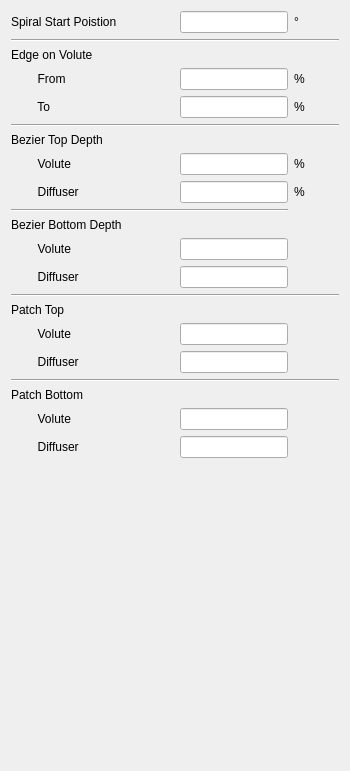
     <widget class="QWidget" name="page_cutwater">
      <property name="geometry">
       <rect>
        <x>0</x>
        <y>0</y>
        <width>350</width>
        <height>771</height>
       </rect>
      </property>
      <attribute name="label">
       <string>Cut-Water</string>
      </attribute>
      <layout class="QGridLayout" name="gridLayout_8">
       <item row="29" column="2">
        <widget class="QLineEdit" name="lineEdit_cutwater_patch_bottom_volute">
         <property name="sizePolicy">
          <sizepolicy hsizetype="Minimum" vsizetype="Fixed">
           <horstretch>0</horstretch>
           <verstretch>0</verstretch>
          </sizepolicy>
         </property>
        </widget>
       </item>
       <item row="3" column="2">
        <widget class="QLineEdit" name="lineEdit_cutwater_edge_volute_t_from">
         <property name="sizePolicy">
          <sizepolicy hsizetype="Minimum" vsizetype="Fixed">
           <horstretch>0</horstretch>
           <verstretch>0</verstretch>
          </sizepolicy>
         </property>
        </widget>
       </item>
       <item row="30" column="2">
        <widget class="QLineEdit" name="lineEdit_cutwater_patch_bottom_diffuser">
         <property name="sizePolicy">
          <sizepolicy hsizetype="Minimum" vsizetype="Fixed">
           <horstretch>0</horstretch>
           <verstretch>0</verstretch>
          </sizepolicy>
         </property>
        </widget>
       </item>
       <item row="31" column="0">
        <spacer name="verticalSpacer_3">
         <property name="orientation">
          <enum>Qt::Vertical</enum>
         </property>
         <property name="sizeHint" stdset="0">
          <size>
           <width>20</width>
           <height>40</height>
          </size>
         </property>
        </spacer>
       </item>
       <item row="0" column="3">
        <widget class="QLabel" name="label_77">
         <property name="text">
          <string>°</string>
         </property>
        </widget>
       </item>
       <item row="4" column="3">
        <widget class="QLabel" name="label_90">
         <property name="text">
          <string>%</string>
         </property>
        </widget>
       </item>
       <item row="7" column="0" colspan="4">
        <widget class="Line" name="line_7">
         <property name="orientation">
          <enum>Qt::Horizontal</enum>
         </property>
        </widget>
       </item>
       <item row="1" column="0" colspan="4">
        <widget class="Line" name="line_5">
         <property name="orientation">
          <enum>Qt::Horizontal</enum>
         </property>
        </widget>
       </item>
       <item row="9" column="2">
        <widget class="QLineEdit" name="lineEdit_cutwater_bezier_top_t_volute">
         <property name="sizePolicy">
          <sizepolicy hsizetype="Minimum" vsizetype="Fixed">
           <horstretch>0</horstretch>
           <verstretch>0</verstretch>
          </sizepolicy>
         </property>
        </widget>
       </item>
       <item row="0" column="2">
        <widget class="QLineEdit" name="lineEdit_cutwater_start_angle">
         <property name="sizePolicy">
          <sizepolicy hsizetype="Minimum" vsizetype="Fixed">
           <horstretch>0</horstretch>
           <verstretch>0</verstretch>
          </sizepolicy>
         </property>
        </widget>
       </item>
       <item row="0" column="1">
        <spacer name="horizontalSpacer_7">
         <property name="orientation">
          <enum>Qt::Horizontal</enum>
         </property>
         <property name="sizeType">
          <enum>QSizePolicy::Minimum</enum>
         </property>
         <property name="sizeHint" stdset="0">
          <size>
           <width>40</width>
           <height>20</height>
          </size>
         </property>
        </spacer>
       </item>
       <item row="0" column="0">
        <widget class="QLabel" name="label_73">
         <property name="sizePolicy">
          <sizepolicy hsizetype="Minimum" vsizetype="Preferred">
           <horstretch>0</horstretch>
           <verstretch>0</verstretch>
          </sizepolicy>
         </property>
         <property name="minimumSize">
          <size>
           <width>100</width>
           <height>0</height>
          </size>
         </property>
         <property name="text">
          <string>Spiral Start Poistion</string>
         </property>
        </widget>
       </item>
       <item row="3" column="0">
        <widget class="QLabel" name="label_85">
         <property name="sizePolicy">
          <sizepolicy hsizetype="Minimum" vsizetype="Preferred">
           <horstretch>0</horstretch>
           <verstretch>0</verstretch>
          </sizepolicy>
         </property>
         <property name="minimumSize">
          <size>
           <width>100</width>
           <height>0</height>
          </size>
         </property>
         <property name="text">
          <string>        From</string>
         </property>
        </widget>
       </item>
       <item row="17" column="2">
        <widget class="QLineEdit" name="lineEdit_cutwater_bezier_bottom_t_volute">
         <property name="sizePolicy">
          <sizepolicy hsizetype="Minimum" vsizetype="Fixed">
           <horstretch>0</horstretch>
           <verstretch>0</verstretch>
          </sizepolicy>
         </property>
        </widget>
       </item>
       <item row="18" column="2">
        <widget class="QLineEdit" name="lineEdit_cutwater_bezier_bottom_t_diffuser">
         <property name="sizePolicy">
          <sizepolicy hsizetype="Minimum" vsizetype="Fixed">
           <horstretch>0</horstretch>
           <verstretch>0</verstretch>
          </sizepolicy>
         </property>
        </widget>
       </item>
       <item row="18" column="0">
        <widget class="QLabel" name="label_108">
         <property name="sizePolicy">
          <sizepolicy hsizetype="Minimum" vsizetype="Preferred">
           <horstretch>0</horstretch>
           <verstretch>0</verstretch>
          </sizepolicy>
         </property>
         <property name="minimumSize">
          <size>
           <width>100</width>
           <height>0</height>
          </size>
         </property>
         <property name="text">
          <string>        Diffuser</string>
         </property>
        </widget>
       </item>
       <item row="22" column="0">
        <widget class="QLabel" name="label_105">
         <property name="sizePolicy">
          <sizepolicy hsizetype="Minimum" vsizetype="Preferred">
           <horstretch>0</horstretch>
           <verstretch>0</verstretch>
          </sizepolicy>
         </property>
         <property name="minimumSize">
          <size>
           <width>100</width>
           <height>0</height>
          </size>
         </property>
         <property name="text">
          <string>Patch Top</string>
         </property>
        </widget>
       </item>
       <item row="21" column="0" colspan="4">
        <widget class="Line" name="line_6">
         <property name="orientation">
          <enum>Qt::Horizontal</enum>
         </property>
        </widget>
       </item>
       <item row="11" column="0">
        <widget class="QLabel" name="label_93">
         <property name="sizePolicy">
          <sizepolicy hsizetype="Minimum" vsizetype="Preferred">
           <horstretch>0</horstretch>
           <verstretch>0</verstretch>
          </sizepolicy>
         </property>
         <property name="minimumSize">
          <size>
           <width>100</width>
           <height>0</height>
          </size>
         </property>
         <property name="text">
          <string>        Diffuser</string>
         </property>
        </widget>
       </item>
       <item row="4" column="2">
        <widget class="QLineEdit" name="lineEdit_cutwater_edge_volute_t_to">
         <property name="sizePolicy">
          <sizepolicy hsizetype="Minimum" vsizetype="Fixed">
           <horstretch>0</horstretch>
           <verstretch>0</verstretch>
          </sizepolicy>
         </property>
        </widget>
       </item>
       <item row="11" column="2">
        <widget class="QLineEdit" name="lineEdit_cutwater_bezier_top_t_diffuser">
         <property name="sizePolicy">
          <sizepolicy hsizetype="Minimum" vsizetype="Fixed">
           <horstretch>0</horstretch>
           <verstretch>0</verstretch>
          </sizepolicy>
         </property>
        </widget>
       </item>
       <item row="2" column="0">
        <widget class="QLabel" name="label_88">
         <property name="sizePolicy">
          <sizepolicy hsizetype="Minimum" vsizetype="Preferred">
           <horstretch>0</horstretch>
           <verstretch>0</verstretch>
          </sizepolicy>
         </property>
         <property name="minimumSize">
          <size>
           <width>100</width>
           <height>0</height>
          </size>
         </property>
         <property name="text">
          <string>Edge on Volute</string>
         </property>
        </widget>
       </item>
       <item row="11" column="3">
        <widget class="QLabel" name="label_95">
         <property name="text">
          <string>%</string>
         </property>
        </widget>
       </item>
       <item row="9" column="3">
        <widget class="QLabel" name="label_94">
         <property name="text">
          <string>%</string>
         </property>
        </widget>
       </item>
       <item row="3" column="3">
        <widget class="QLabel" name="label_78">
         <property name="text">
          <string>%</string>
         </property>
        </widget>
       </item>
       <item row="9" column="0">
        <widget class="QLabel" name="label_92">
         <property name="sizePolicy">
          <sizepolicy hsizetype="Minimum" vsizetype="Preferred">
           <horstretch>0</horstretch>
           <verstretch>0</verstretch>
          </sizepolicy>
         </property>
         <property name="minimumSize">
          <size>
           <width>100</width>
           <height>0</height>
          </size>
         </property>
         <property name="text">
          <string>        Volute</string>
         </property>
        </widget>
       </item>
       <item row="17" column="0">
        <widget class="QLabel" name="label_107">
         <property name="sizePolicy">
          <sizepolicy hsizetype="Minimum" vsizetype="Preferred">
           <horstretch>0</horstretch>
           <verstretch>0</verstretch>
          </sizepolicy>
         </property>
         <property name="minimumSize">
          <size>
           <width>100</width>
           <height>0</height>
          </size>
         </property>
         <property name="text">
          <string>        Volute</string>
         </property>
        </widget>
       </item>
       <item row="16" column="0">
        <widget class="QLabel" name="label_103">
         <property name="sizePolicy">
          <sizepolicy hsizetype="Minimum" vsizetype="Preferred">
           <horstretch>0</horstretch>
           <verstretch>0</verstretch>
          </sizepolicy>
         </property>
         <property name="minimumSize">
          <size>
           <width>100</width>
           <height>0</height>
          </size>
         </property>
         <property name="text">
          <string>Bezier Bottom Depth</string>
         </property>
        </widget>
       </item>
       <item row="14" column="0" colspan="3">
        <widget class="Line" name="line_9">
         <property name="orientation">
          <enum>Qt::Horizontal</enum>
         </property>
        </widget>
       </item>
       <item row="4" column="0">
        <widget class="QLabel" name="label_89">
         <property name="sizePolicy">
          <sizepolicy hsizetype="Minimum" vsizetype="Preferred">
           <horstretch>0</horstretch>
           <verstretch>0</verstretch>
          </sizepolicy>
         </property>
         <property name="minimumSize">
          <size>
           <width>100</width>
           <height>0</height>
          </size>
         </property>
         <property name="text">
          <string>        To</string>
         </property>
        </widget>
       </item>
       <item row="8" column="0">
        <widget class="QLabel" name="label_91">
         <property name="sizePolicy">
          <sizepolicy hsizetype="Minimum" vsizetype="Preferred">
           <horstretch>0</horstretch>
           <verstretch>0</verstretch>
          </sizepolicy>
         </property>
         <property name="minimumSize">
          <size>
           <width>100</width>
           <height>0</height>
          </size>
         </property>
         <property name="text">
          <string>Bezier Top Depth</string>
         </property>
        </widget>
       </item>
       <item row="27" column="0" colspan="4">
        <widget class="Line" name="line_8">
         <property name="orientation">
          <enum>Qt::Horizontal</enum>
         </property>
        </widget>
       </item>
       <item row="23" column="0">
        <widget class="QLabel" name="label_109">
         <property name="sizePolicy">
          <sizepolicy hsizetype="Minimum" vsizetype="Preferred">
           <horstretch>0</horstretch>
           <verstretch>0</verstretch>
          </sizepolicy>
         </property>
         <property name="minimumSize">
          <size>
           <width>100</width>
           <height>0</height>
          </size>
         </property>
         <property name="text">
          <string>        Volute</string>
         </property>
        </widget>
       </item>
       <item row="24" column="0">
        <widget class="QLabel" name="label_110">
         <property name="sizePolicy">
          <sizepolicy hsizetype="Minimum" vsizetype="Preferred">
           <horstretch>0</horstretch>
           <verstretch>0</verstretch>
          </sizepolicy>
         </property>
         <property name="minimumSize">
          <size>
           <width>100</width>
           <height>0</height>
          </size>
         </property>
         <property name="text">
          <string>        Diffuser</string>
         </property>
        </widget>
       </item>
       <item row="24" column="2">
        <widget class="QLineEdit" name="lineEdit_cutwater_patch_top_diffuser">
         <property name="sizePolicy">
          <sizepolicy hsizetype="Minimum" vsizetype="Fixed">
           <horstretch>0</horstretch>
           <verstretch>0</verstretch>
          </sizepolicy>
         </property>
        </widget>
       </item>
       <item row="28" column="0">
        <widget class="QLabel" name="label_106">
         <property name="sizePolicy">
          <sizepolicy hsizetype="Minimum" vsizetype="Preferred">
           <horstretch>0</horstretch>
           <verstretch>0</verstretch>
          </sizepolicy>
         </property>
         <property name="minimumSize">
          <size>
           <width>100</width>
           <height>0</height>
          </size>
         </property>
         <property name="text">
          <string>Patch Bottom</string>
         </property>
        </widget>
       </item>
       <item row="29" column="0">
        <widget class="QLabel" name="label_111">
         <property name="sizePolicy">
          <sizepolicy hsizetype="Minimum" vsizetype="Preferred">
           <horstretch>0</horstretch>
           <verstretch>0</verstretch>
          </sizepolicy>
         </property>
         <property name="minimumSize">
          <size>
           <width>100</width>
           <height>0</height>
          </size>
         </property>
         <property name="text">
          <string>        Volute</string>
         </property>
        </widget>
       </item>
       <item row="23" column="2">
        <widget class="QLineEdit" name="lineEdit_cutwater_patch_top_volute">
         <property name="sizePolicy">
          <sizepolicy hsizetype="Minimum" vsizetype="Fixed">
           <horstretch>0</horstretch>
           <verstretch>0</verstretch>
          </sizepolicy>
         </property>
        </widget>
       </item>
       <item row="30" column="0">
        <widget class="QLabel" name="label_112">
         <property name="sizePolicy">
          <sizepolicy hsizetype="Minimum" vsizetype="Preferred">
           <horstretch>0</horstretch>
           <verstretch>0</verstretch>
          </sizepolicy>
         </property>
         <property name="minimumSize">
          <size>
           <width>100</width>
           <height>0</height>
          </size>
         </property>
         <property name="text">
          <string>        Diffuser</string>
         </property>
        </widget>
       </item>
      </layout>
     </widget>
